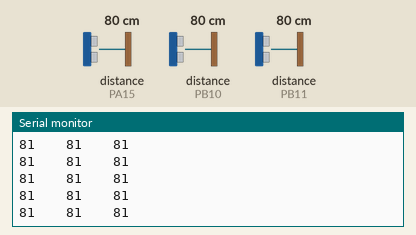
The sketch below on a simulated STM32 Blue Pill. Parts: the last lines printed to the serial monitor. Inputs (shaded band) come from the test bench; at power-on: distance to the obstacle (sensors on PA15, PB10, PB11) 80 cm. The echo pulse lasts 58.3 µs per cm.

Above: at 1.2 s.
1.3 s: distance to the obstacle (sensor on PA15) set to 2 cm
At 1.39 s:
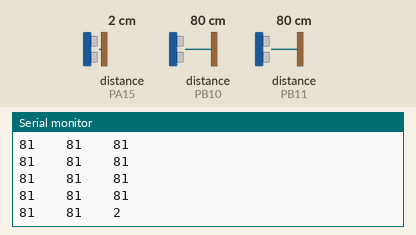
2.8 s: distance to the obstacle (sensor on PB10) set to 2 cm
At 2.83 s:
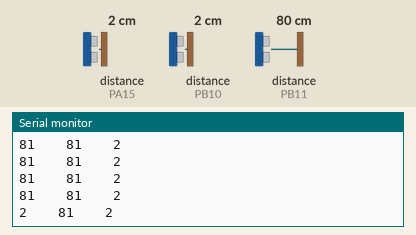
4.3 s: distance to the obstacle (sensor on PB11) set to 2 cm
At 4.32 s:
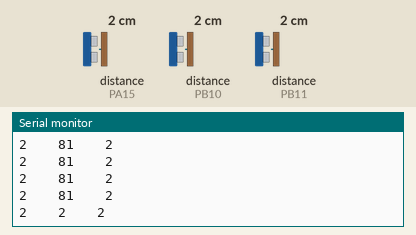
5.8 s: distance to the obstacle (sensor on PA15) set to 4 cm
At 5.86 s:
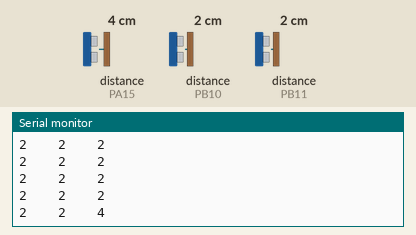
7.3 s: distance to the obstacle (sensor on PB10) set to 4 cm
At 7.39 s:
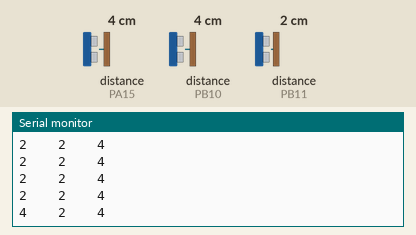
8.8 s: distance to the obstacle (sensor on PB11) set to 4 cm
At 8.83 s:
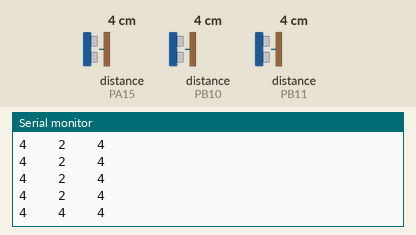
Timing chart, 0 to 11.3 s (numbered marks = the images above; inputs shaded):
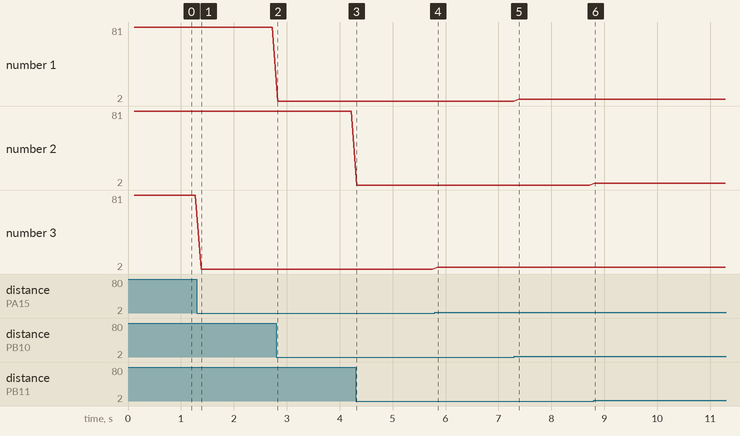

Measured:
- after the input at 1.3 s, the serial monitor: prints a new line after 0.09 s (image 1)
- after the input at 2.8 s, the serial monitor: prints a new line at once (image 2)
- after the input at 4.3 s, the serial monitor: prints a new line at once (image 3)
- after the input at 5.8 s, the serial monitor: prints a new line after 0.05 s (image 4)
- after the input at 7.3 s, the serial monitor: prints a new line after 0.09 s (image 5)
- after the input at 8.8 s, the serial monitor: prints a new line at once (image 6)
- plotted number 3: 81 → 2 after the input at 1.3 s, 2 → 4 after the input at 5.8 s

The sketch:

sonar_new_ping__2019_01_15_17_28_43_UTC_.ino
```cpp
#define trig PB13
#define mdl_echo PB10
#define lft_echo PB11
#define rht_echo PA15


#include<NewPing.h>
NewPing mdl_sonar(trig,mdl_echo);
NewPing lft_sonar(trig,lft_echo);
NewPing rht_sonar(trig,rht_echo);
int dist1,dist2,dist3;


void setup() {
//   afio_cfg_debug_ports(AFIO_DEBUG_NONE);
  // put your setup code here, to run once:
Serial.begin(9600);
pinMode(trig,OUTPUT);
pinMode(mdl_echo,INPUT);
pinMode(lft_echo,INPUT);
pinMode(rht_echo,INPUT);

}

void loop() {
delay(100);
dist1=mdl_sonar.ping_cm();
dist2=lft_sonar.ping_cm();
dist3=rht_sonar.ping_cm();
Serial.print(dist1);
Serial.print("\t\t");
Serial.print(dist2);
Serial.print("\t\t");
Serial.print(dist3);
Serial.println();

//digitalWrite(echo,1);
}
```
